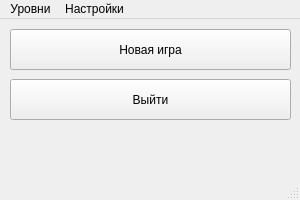
<?xml version="1.0" encoding="UTF-8"?>
<ui version="4.0">
 <class>gpi_MainWindow</class>
 <widget class="QMainWindow" name="gpi_MainWindow">
  <property name="geometry">
   <rect>
    <x>0</x>
    <y>0</y>
    <width>300</width>
    <height>200</height>
   </rect>
  </property>
  <property name="windowTitle">
   <string>MainWindow | Socoban</string>
  </property>
  <widget class="QWidget" name="centralwidget">
   <widget class="QPushButton" name="pushButton_ShowGameWindow">
    <property name="geometry">
     <rect>
      <x>10</x>
      <y>10</y>
      <width>281</width>
      <height>41</height>
     </rect>
    </property>
    <property name="text">
     <string>Новая игра</string>
    </property>
   </widget>
   <widget class="QPushButton" name="pushButton_CloseMainWindow">
    <property name="geometry">
     <rect>
      <x>10</x>
      <y>60</y>
      <width>281</width>
      <height>41</height>
     </rect>
    </property>
    <property name="text">
     <string>Выйти</string>
    </property>
   </widget>
  </widget>
  <widget class="QMenuBar" name="menubar">
   <property name="geometry">
    <rect>
     <x>0</x>
     <y>0</y>
     <width>300</width>
     <height>25</height>
    </rect>
   </property>
   <widget class="QMenu" name="menuLevels">
    <property name="title">
     <string>Уровни</string>
    </property>
    <addaction name="actionLevel1"/>
   </widget>
   <widget class="QMenu" name="menuSettings">
    <property name="title">
     <string>Настройки</string>
    </property>
    <addaction name="actionSelectFont"/>
   </widget>
   <addaction name="menuLevels"/>
   <addaction name="menuSettings"/>
  </widget>
  <widget class="QStatusBar" name="statusbar"/>
  <action name="actionLevel1">
   <property name="text">
    <string>Level 1</string>
   </property>
  </action>
  <action name="actionSelectFont">
   <property name="text">
    <string>Выбрать шрифт</string>
   </property>
  </action>
 </widget>
 <resources/>
 <connections/>
</ui>
